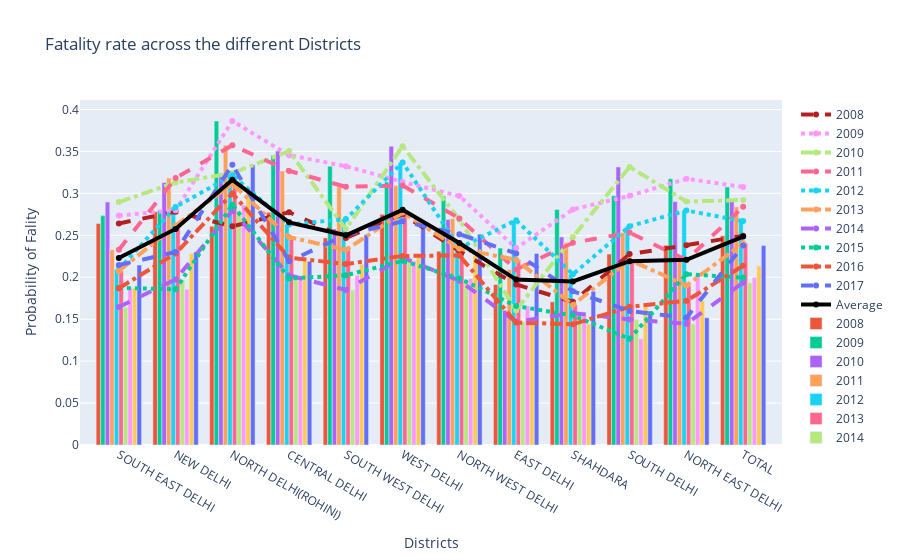

Write notebook code for a chart like this one.
### Code cell
fig = go.Figure()
fig.add_trace(go.Scatter(x=ft_rate['DISTRICS'], y=ft_rate["2008_ft"], name="2008", line=dict(color='firebrick', width=4,dash='dash')))
fig.add_trace(go.Scatter(x=ft_rate['DISTRICS'], y=ft_rate["2009_ft"], name="2009", line=dict(color='#FF97FF', width=4,dash='dot')))
fig.add_trace(go.Scatter(x=ft_rate['DISTRICS'], y=ft_rate["2010_ft"], name="2010", line=dict(color='#B6E880', width=4, dash='dashdot')))
fig.add_trace(go.Scatter(x=ft_rate['DISTRICS'], y=ft_rate["2011_ft"], name="2011", line=dict(color='#FF6692', width=4,dash='dash')))
fig.add_trace(go.Scatter(x=ft_rate['DISTRICS'], y=ft_rate["2012_ft"], name="2012", line=dict(color='#19D3F3', width=4,dash='dot')))
fig.add_trace(go.Scatter(x=ft_rate['DISTRICS'], y=ft_rate["2013_ft"], name="2013", line=dict(color='#FFA15A', width=4, dash='dashdot')))
fig.add_trace(go.Scatter(x=ft_rate['DISTRICS'], y=ft_rate["2014_ft"], name="2014", line=dict(color='#AB63FA', width=4, dash='dash')))
fig.add_trace(go.Scatter(x=ft_rate['DISTRICS'], y=ft_rate["2015_ft"], name="2015", line=dict(color='#00CC96', width=4,dash='dot')))
fig.add_trace(go.Scatter(x=ft_rate['DISTRICS'], y=ft_rate["2016_ft"], name="2016", line=dict(color='#EF553B', width=4,dash='dashdot')))
fig.add_trace(go.Scatter(x=ft_rate['DISTRICS'], y=ft_rate["2017_ft"], name="2017", line=dict(color='#636EFA', width=4, dash='dash')))
fig.add_trace(go.Scatter(x=ft_rate['DISTRICS'], y=ft_rate["Average"], name="Average", line=dict(color='black', width=4)))



fig.add_trace(go.Bar(x=ft_rate['DISTRICS'], y=ft_rate["2008_ft"], name="2008"))
fig.add_trace(go.Bar(x=ft_rate['DISTRICS'], y=ft_rate["2009_ft"], name="2009"))
fig.add_trace(go.Bar(x=ft_rate['DISTRICS'], y=ft_rate["2010_ft"], name="2010"))
fig.add_trace(go.Bar(x=ft_rate['DISTRICS'], y=ft_rate["2011_ft"], name="2011"))
fig.add_trace(go.Bar(x=ft_rate['DISTRICS'], y=ft_rate["2012_ft"], name="2012"))
fig.add_trace(go.Bar(x=ft_rate['DISTRICS'], y=ft_rate["2013_ft"], name="2013"))
fig.add_trace(go.Bar(x=ft_rate['DISTRICS'], y=ft_rate["2014_ft"], name="2014"))
fig.add_trace(go.Bar(x=ft_rate['DISTRICS'], y=ft_rate["2015_ft"], name="2015"))
fig.add_trace(go.Bar(x=ft_rate['DISTRICS'], y=ft_rate["2016_ft"], name="2016"))
fig.add_trace(go.Bar(x=ft_rate['DISTRICS'], y=ft_rate["2017_ft"], name="2017"))

fig.update_layout(title='Fatality rate across the different Districts',
                   xaxis_title='Districts',
                   yaxis_title='Probability of Fality')

fig.show()

### Figure 1 — Plotly figure (JSON) as saved in the notebook; plotly's stock layout.template omitted (floating-point values rounded to 4 significant figures)
{"data": [{"line": {"color": "firebrick", "dash": "dash", "width": 4}, "name": "2008", "type": "scatter", "x": ["SOUTH EAST DELHI", "NEW DELHI", "NORTH DELHI(ROHINI)", "CENTRAL DELHI", "SOUTH WEST DELHI", "WEST DELHI", "NORTH WEST DELHI", "EAST DELHI", "SHAHDARA", "SOUTH DELHI", "NORTH EAST DELHI", "TOTAL"], "y": [0.2642, 0.2781, 0.2608, 0.2775, 0.2469, 0.275, 0.2311, 0.1914, 0.1707, 0.2276, 0.2382, 0.2496]}, {"line": {"color": "#FF97FF", "dash": "dot", "width": 4}, "name": "2009", "type": "scatter", "x": ["SOUTH EAST DELHI", "NEW DELHI", "NORTH DELHI(ROHINI)", "CENTRAL DELHI", "SOUTH WEST DELHI", "WEST DELHI", "NORTH WEST DELHI", "EAST DELHI", "SHAHDARA", "SOUTH DELHI", "NORTH EAST DELHI", "TOTAL"], "y": [0.2736, 0.2799, 0.3863, 0.3455, 0.3324, 0.3137, 0.2969, 0.2348, 0.2809, 0.2971, 0.3175, 0.3077]}, {"line": {"color": "#B6E880", "dash": "dashdot", "width": 4}, "name": "2010", "type": "scatter", "x": ["SOUTH EAST DELHI", "NEW DELHI", "NORTH DELHI(ROHINI)", "CENTRAL DELHI", "SOUTH WEST DELHI", "WEST DELHI", "NORTH WEST DELHI", "EAST DELHI", "SHAHDARA", "SOUTH DELHI", "NORTH EAST DELHI", "TOTAL"], "y": [0.2897, 0.313, 0.3242, 0.3504, 0.2574, 0.3563, 0.2688, 0.1607, 0.2481, 0.3315, 0.2903, 0.2922]}, {"line": {"color": "#FF6692", "dash": "dash", "width": 4}, "name": "2011", "type": "scatter", "x": ["SOUTH EAST DELHI", "NEW DELHI", "NORTH DELHI(ROHINI)", "CENTRAL DELHI", "SOUTH WEST DELHI", "WEST DELHI", "NORTH WEST DELHI", "EAST DELHI", "SHAHDARA", "SOUTH DELHI", "NORTH EAST DELHI", "TOTAL"], "y": [0.2328, 0.3182, 0.3574, 0.3268, 0.3078, 0.3096, 0.2701, 0.2092, 0.2411, 0.2533, 0.2204, 0.284]}, {"line": {"color": "#19D3F3", "dash": "dot", "width": 4}, "name": "2012", "type": "scatter", "x": ["SOUTH EAST DELHI", "NEW DELHI", "NORTH DELHI(ROHINI)", "CENTRAL DELHI", "SOUTH WEST DELHI", "WEST DELHI", "NORTH WEST DELHI", "EAST DELHI", "SHAHDARA", "SOUTH DELHI", "NORTH EAST DELHI", "TOTAL"], "y": [0.2093, 0.2838, 0.3217, 0.263, 0.2693, 0.337, 0.2349, 0.268, 0.2036, 0.2609, 0.2796, 0.2671]}, {"line": {"color": "#FFA15A", "dash": "dashdot", "width": 4}, "name": "2013", "type": "scatter", "x": ["SOUTH EAST DELHI", "NEW DELHI", "NORTH DELHI(ROHINI)", "CENTRAL DELHI", "SOUTH WEST DELHI", "WEST DELHI", "NORTH WEST DELHI", "EAST DELHI", "SHAHDARA", "SOUTH DELHI", "NORTH EAST DELHI", "TOTAL"], "y": [0.2076, 0.2616, 0.3112, 0.2479, 0.2327, 0.2771, 0.2341, 0.2209, 0.167, 0.2206, 0.1902, 0.2405]}, {"line": {"color": "#AB63FA", "dash": "dash", "width": 4}, "name": "2014", "type": "scatter", "x": ["SOUTH EAST DELHI", "NEW DELHI", "NORTH DELHI(ROHINI)", "CENTRAL DELHI", "SOUTH WEST DELHI", "WEST DELHI", "NORTH WEST DELHI", "EAST DELHI", "SHAHDARA", "SOUTH DELHI", "NORTH EAST DELHI", "TOTAL"], "y": [0.1646, 0.1975, 0.2795, 0.2022, 0.1849, 0.2234, 0.1958, 0.147, 0.1572, 0.1498, 0.1446, 0.1936]}, {"line": {"color": "#00CC96", "dash": "dot", "width": 4}, "name": "2015", "type": "scatter", "x": ["SOUTH EAST DELHI", "NEW DELHI", "NORTH DELHI(ROHINI)", "CENTRAL DELHI", "SOUTH WEST DELHI", "WEST DELHI", "NORTH WEST DELHI", "EAST DELHI", "SHAHDARA", "SOUTH DELHI", "NORTH EAST DELHI", "TOTAL"], "y": [0.1874, 0.1857, 0.2866, 0.1986, 0.2023, 0.2196, 0.1985, 0.1658, 0.1543, 0.1267, 0.2037, 0.1996]}, {"line": {"color": "#EF553B", "dash": "dashdot", "width": 4}, "name": "2016", "type": "scatter", "x": ["SOUTH EAST DELHI", "NEW DELHI", "NORTH DELHI(ROHINI)", "CENTRAL DELHI", "SOUTH WEST DELHI", "WEST DELHI", "NORTH WEST DELHI", "EAST DELHI", "SHAHDARA", "SOUTH DELHI", "NORTH EAST DELHI", "TOTAL"], "y": [0.1868, 0.2285, 0.2999, 0.2235, 0.2157, 0.2254, 0.2261, 0.146, 0.144, 0.1647, 0.172, 0.2136]}, {"line": {"color": "#636EFA", "dash": "dash", "width": 4}, "name": "2017", "type": "scatter", "x": ["SOUTH EAST DELHI", "NEW DELHI", "NORTH DELHI(ROHINI)", "CENTRAL DELHI", "SOUTH WEST DELHI", "WEST DELHI", "NORTH WEST DELHI", "EAST DELHI", "SHAHDARA", "SOUTH DELHI", "NORTH EAST DELHI", "TOTAL"], "y": [0.2145, 0.2301, 0.3341, 0.219, 0.2507, 0.2667, 0.2514, 0.2284, 0.1834, 0.1597, 0.1517, 0.2378]}, {"line": {"color": "black", "width": 4}, "name": "Average", "type": "scatter", "x": ["SOUTH EAST DELHI", "NEW DELHI", "NORTH DELHI(ROHINI)", "CENTRAL DELHI", "SOUTH WEST DELHI", "WEST DELHI", "NORTH WEST DELHI", "EAST DELHI", "SHAHDARA", "SOUTH DELHI", "NORTH EAST DELHI", "TOTAL"], "y": [0.223, 0.2576, 0.3162, 0.2655, 0.25, 0.2804, 0.2408, 0.1972, 0.195, 0.2192, 0.2208, 0.2486]}, {"name": "2008", "type": "bar", "x": ["SOUTH EAST DELHI", "NEW DELHI", "NORTH DELHI(ROHINI)", "CENTRAL DELHI", "SOUTH WEST DELHI", "WEST DELHI", "NORTH WEST DELHI", "EAST DELHI", "SHAHDARA", "SOUTH DELHI", "NORTH EAST DELHI", "TOTAL"], "y": [0.2642, 0.2781, 0.2608, 0.2775, 0.2469, 0.275, 0.2311, 0.1914, 0.1707, 0.2276, 0.2382, 0.2496]}, {"name": "2009", "type": "bar", "x": ["SOUTH EAST DELHI", "NEW DELHI", "NORTH DELHI(ROHINI)", "CENTRAL DELHI", "SOUTH WEST DELHI", "WEST DELHI", "NORTH WEST DELHI", "EAST DELHI", "SHAHDARA", "SOUTH DELHI", "NORTH EAST DELHI", "TOTAL"], "y": [0.2736, 0.2799, 0.3863, 0.3455, 0.3324, 0.3137, 0.2969, 0.2348, 0.2809, 0.2971, 0.3175, 0.3077]}, {"name": "2010", "type": "bar", "x": ["SOUTH EAST DELHI", "NEW DELHI", "NORTH DELHI(ROHINI)", "CENTRAL DELHI", "SOUTH WEST DELHI", "WEST DELHI", "NORTH WEST DELHI", "EAST DELHI", "SHAHDARA", "SOUTH DELHI", "NORTH EAST DELHI", "TOTAL"], "y": [0.2897, 0.313, 0.3242, 0.3504, 0.2574, 0.3563, 0.2688, 0.1607, 0.2481, 0.3315, 0.2903, 0.2922]}, {"name": "2011", "type": "bar", "x": ["SOUTH EAST DELHI", "NEW DELHI", "NORTH DELHI(ROHINI)", "CENTRAL DELHI", "SOUTH WEST DELHI", "WEST DELHI", "NORTH WEST DELHI", "EAST DELHI", "SHAHDARA", "SOUTH DELHI", "NORTH EAST DELHI", "TOTAL"], "y": [0.2328, 0.3182, 0.3574, 0.3268, 0.3078, 0.3096, 0.2701, 0.2092, 0.2411, 0.2533, 0.2204, 0.284]}, {"name": "2012", "type": "bar", "x": ["SOUTH EAST DELHI", "NEW DELHI", "NORTH DELHI(ROHINI)", "CENTRAL DELHI", "SOUTH WEST DELHI", "WEST DELHI", "NORTH WEST DELHI", "EAST DELHI", "SHAHDARA", "SOUTH DELHI", "NORTH EAST DELHI", "TOTAL"], "y": [0.2093, 0.2838, 0.3217, 0.263, 0.2693, 0.337, 0.2349, 0.268, 0.2036, 0.2609, 0.2796, 0.2671]}, {"name": "2013", "type": "bar", "x": ["SOUTH EAST DELHI", "NEW DELHI", "NORTH DELHI(ROHINI)", "CENTRAL DELHI", "SOUTH WEST DELHI", "WEST DELHI", "NORTH WEST DELHI", "EAST DELHI", "SHAHDARA", "SOUTH DELHI", "NORTH EAST DELHI", "TOTAL"], "y": [0.2076, 0.2616, 0.3112, 0.2479, 0.2327, 0.2771, 0.2341, 0.2209, 0.167, 0.2206, 0.1902, 0.2405]}, {"name": "2014", "type": "bar", "x": ["SOUTH EAST DELHI", "NEW DELHI", "NORTH DELHI(ROHINI)", "CENTRAL DELHI", "SOUTH WEST DELHI", "WEST DELHI", "NORTH WEST DELHI", "EAST DELHI", "SHAHDARA", "SOUTH DELHI", "NORTH EAST DELHI", "TOTAL"], "y": [0.1646, 0.1975, 0.2795, 0.2022, 0.1849, 0.2234, 0.1958, 0.147, 0.1572, 0.1498, 0.1446, 0.1936]}, {"name": "2015", "type": "bar", "x": ["SOUTH EAST DELHI", "NEW DELHI", "NORTH DELHI(ROHINI)", "CENTRAL DELHI", "SOUTH WEST DELHI", "WEST DELHI", "NORTH WEST DELHI", "EAST DELHI", "SHAHDARA", "SOUTH DELHI", "NORTH EAST DELHI", "TOTAL"], "y": [0.1874, 0.1857, 0.2866, 0.1986, 0.2023, 0.2196, 0.1985, 0.1658, 0.1543, 0.1267, 0.2037, 0.1996]}, {"name": "2016", "type": "bar", "x": ["SOUTH EAST DELHI", "NEW DELHI", "NORTH DELHI(ROHINI)", "CENTRAL DELHI", "SOUTH WEST DELHI", "WEST DELHI", "NORTH WEST DELHI", "EAST DELHI", "SHAHDARA", "SOUTH DELHI", "NORTH EAST DELHI", "TOTAL"], "y": [0.1868, 0.2285, 0.2999, 0.2235, 0.2157, 0.2254, 0.2261, 0.146, 0.144, 0.1647, 0.172, 0.2136]}, {"name": "2017", "type": "bar", "x": ["SOUTH EAST DELHI", "NEW DELHI", "NORTH DELHI(ROHINI)", "CENTRAL DELHI", "SOUTH WEST DELHI", "WEST DELHI", "NORTH WEST DELHI", "EAST DELHI", "SHAHDARA", "SOUTH DELHI", "NORTH EAST DELHI", "TOTAL"], "y": [0.2145, 0.2301, 0.3341, 0.219, 0.2507, 0.2667, 0.2514, 0.2284, 0.1834, 0.1597, 0.1517, 0.2378]}], "layout": {"title": {"text": "Fatality rate across the different Districts"}, "xaxis": {"title": {"text": "Districts"}, "type": "category", "range": [-0.6525, 11.65], "autorange": true}, "yaxis": {"title": {"text": "Probability of Fality"}, "type": "linear", "range": [0, 0.4138], "autorange": true}, "autosize": true}}
